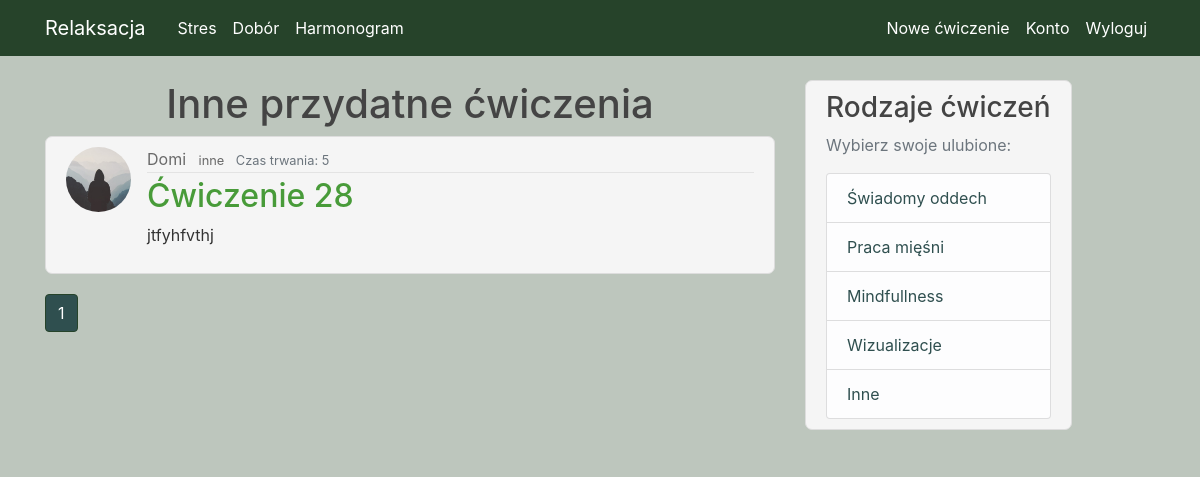
/inne (signed in), run on an earlier commit of the app's database.
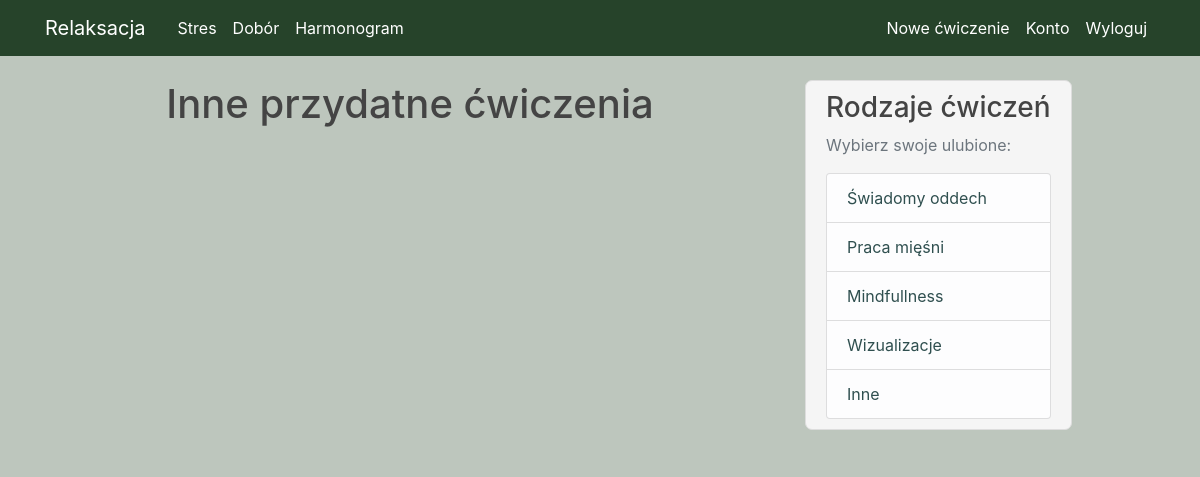
And on a later commit of the database.
### Relaks/models.py (models this page shows, shortened)
class Post(db.Model):
    id = db.Column(db.Integer, primary_key=True, autoincrement=True)
    name = db.Column(db.String(100), nullable=True)
    category = db.Column(db.String(100), nullable=True)
    time = db.Column(db.Integer, nullable=True)
    content = db.Column(db.Text, nullable=True)
    user_id = db.Column(db.Integer, db.ForeignKey('user.id'), nullable=False)
    fav = db.relationship('Favourite', backref='fav', lazy=True)

class User(db.Model, UserMixin):
    id = db.Column(db.Integer, primary_key=True)
    username = db.Column(db.String(20), unique=True, nullable=False)
    email = db.Column(db.String(120), unique=True, nullable=False)
    image_file = db.Column(db.String(20), nullable=False, default='default.jpg')
    password = db.Column(db.String(60), nullable=False)
    is_admin = db.Column(db.Boolean, nullable=False)
    posts = db.relationship('Post', backref='author', lazy=True)
    fav = db.relationship('Favourite', backref='author', lazy=True)

### Relaks/routes.py (the view)
@app.route("/inne", methods=['GET', 'POST'])
@login_required
def inne():
    page = request.args.get('page', 1, type=int)
    post = Post.query.filter(
        Post.category == 'inne').paginate(page=page, per_page=3)
    return render_template('inne.html', title='Inne', post=post)

### Relaks/models.py (called while the page is built)
@login_manager.user_loader
def load_user(user_id):
    return User.query.get(int(user_id))

### Relaks/templates/inne.html (shortened to what this page needs)
{% extends "layout.html" %}
{% block content %}
    <h1 style="text-align: center"> Inne przydatne ćwiczenia </h1>
      {% for post in post.items %}
          <article class="media content-section">
          <img class="rounded-circle article-img" src="{{ url_for('static', filename='photo/' + post.author.image_file) }}">
          <div class="media-body">
            <div class="article-metadata">
               <a class="mr-2" href="{{ url_for('user_posts', username=post.author.username) }}">{{ post.author.username }}</a>
              <small class="article-category">
          <a
            class="mr-2"
            href="{{ url_for('inne', category=post.category) }}"
            >{{ post.category }}</a>
                </small>
                <small class="text-muted">Czas trwania: {{ post.time }}</small>
            </div>
            <h2> <a class="article-title" href="{{ url_for('post', post_id=post.id) }}">{{ post.name}}</a> </h2>
            <p class="article-content">{{ post.content }}</p>
          </div>
        </article>
    {% endfor %}
      {% for page_num in post.iter_pages(left_edge=1, right_edge=1, left_current=1, right_current=2) %}
        {% if page_num %}
            {% if post.page == page_num %}
                <a class="btn btn-info mb-4" style="background-color: darkslategrey; border-color: #26432a" href="{{ url_for('inne', page=page_num)  }}"> {{ page_num }}</a>
             {% else %}
                <a class="btn btn-outline-info mb-4" style="background-color: darkslategrey; border-color: #26432a; " href="{{ url_for('inne', page=page_num)  }}"> {{ page_num }}</a>
             {% endif %}
        {% endif %}
    {% endfor %}
{% endblock content %}

What changed in the data, as far as the page shows it:
no longer on this page (row edited): Post: image_file (placeholder picture), author.username "Domi", category "inne", time "5", name "Ćwiczenie 28", content "jtfyhfvthj"
Also different on the page:
list line gone: "1"
